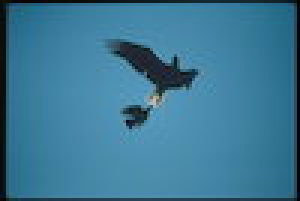
#> input picture datasets/testSample_copy.jpg, 100 x 67 px, found by its file name (shown 3 times larger)
$ python gausianMixtureModel.py
#> lines starting #> are read from the running program, lines starting #| are printed output that depends on the picture
'''
Working GMM

'''
import random
import glob, os
from PIL import Image
import numpy as np
import cv2
import PIL
from matplotlib import pyplot


def initialise_parameters(features, d=None, means=None, covariances=None, weights=None):
    """
    Initialises parameters: means, covariances, and mixing probabilities
    if undefined.

    Arguments:
    features -- input features data set
    """
    if not means or not covariances:
        val = 250
        n, m = features.shape
        # Shuffle features set
        indices = np.arange(n)
        np.random.shuffle(np.arange(n))
        features_shuffled = np.array([features[i] for i in indices])

        # Split into n_components subarrays
        divs = int(np.floor(n / k))
        features_split = [features_shuffled[i:i + divs] for i in range(0, n, divs)]

        # Estimate means/covariances (or both)
        if not means:
            means = []
            for i in range(k):
                rand_mean = random.randint(0, 255)
                means.append([rand_mean for j in range(d)])

        if not covariances:
            covariances = [val * np.identity(d) for i in range(k)]

    if not weights:
        weights = [float(1 / k) for i in range(k)]

    return (means, covariances, weights)


# gaussian function
def gau(mean, var, varInv, feature, d):
    var_det = np.linalg.det(var)
    a = np.sqrt(2 * (np.pi ** d)*var_det)
    b = np.exp(-0.5 * np.dot((feature - mean), np.dot(varInv, (feature - mean).transpose())))
    return b / a

def covar(resp, feature, mean):
    b = np.dot(resp,( np.dot((feature - mean), (feature - mean).transpose())))


# calculating responsibilities
def res(likelihoods):
    tempList = []
    for comp in likelihoods:
        tempList.append(comp / sum(likelihoods))
    return tempList


# calculating likelihoods
def likeli(mean, var, varInv, weights, feature, d):
    temp = []
    for x in range(k):
        temp.append(weights[x] * gau(mean[x], var[x], varInv[x], feature, d))
    return temp

def gmm(feat, k, d):
    # covariances_Inv = [np.linalg.inv(covariances[0]), np.linalg.inv(covariances[1]), np.linalg.inv(covariances[2])]
    N= len(feat)
    means, covariances, weights = initialise_parameters(features=feat, d=d)
    covariances_Inv = [np.linalg.inv(covariances[i]) for i in range(k)]

    meanPrev = [np.array([0, 0, 0]) for i in range(k)]
    iteration = []
    logLikelihoods = []
    counterr = 0

    # iterating until convergence is reached
    while sum(sum(np.absolute(np.asarray(means) - np.asarray(meanPrev)))) >= 3:
        resp = []
        likelihoods = []
        for feature in feat:
            classLikelihoods = likeli(means, covariances, covariances_Inv, weights, feature, d)
            rspblts = res(classLikelihoods)
            likelihoods.append(sum(classLikelihoods))
            resp.append(rspblts)

        logLikelihoods.append(sum(np.log(likelihoods)))

        nK = []
        for i in range(k):
            nK.append(sum(np.asarray(resp)[:, i:i + 1]))

        # nK = [sum(np.asarray(resp)[:, 0:1]), sum(np.asarray(resp)[:, 1:2]), sum(np.asarray(resp)[:, 2:3])]

        weights = [float(nK[i] / N) for i in range(k)]
        meanIterator = np.dot(np.asarray(resp).T, feat)

        # covarIterator = np.dot(np.asarray(resp).T, np.dot( feat-means, (feat - means).transpose()))


        # np.dot((feature - mean), np.dot(varInv, (feature - mean).transpose()))

        meanPrev = means
        # means = [meanIterator[0] / nK[0], meanIterator[1] / nK[1], meanIterator[2] / nK[2]]
        means = [meanIterator[i] / nK[i] for i in range(k)]
        counterr += 1
        iteration.append(counterr)

    resp = []

    for feature in feat:
        classLikelihoods = likeli(means, covariances, covariances_Inv, weights, feature, d)
        rspblts = res(classLikelihoods)
        resp.append(rspblts)

    return (resp, means)

def clustered_image(N, resp, means, o_shape, img):
    result = []
    counter = 0
    segmentedImage = np.zeros((N, np.shape(img)[2]), np.uint8)

    # assigning values to pixels of different segments
    for response in resp:
        maxResp = max(response)
        respmax = response.index(maxResp)
        result.append(respmax)
        segmentedImage[counter] = 255 - means[respmax]
        counter = counter + 1

    segmentedImage = segmentedImage.reshape(o_shape[0], o_shape[1], 3)
    return segmentedImage

def main(input_path, k):
    # reading image into matrix

#> called with k = 2
    img = cv2.imread(input_path)
#> img is the input picture: shape (67, 100, 3); mean B, G, R 149.3, 119.9, 59.8
    pyplot.subplot(2, 1, 1)
    pyplot.imshow(img)
    o_shape = img.shape
#> o_shape = (67, 100, 3)
    d = 3
    pixels = img.reshape(-1, d)

    # Total no of pixels
    N = len(pixels)
#> N = 6700
    resp, means = gmm(pixels, k, d)
#> in initialise_parameters, `features_split = [features_shuffled[i:i + divs] for i in range(0, n, d..`: features_split = 2 items
#> in gmm, `means, covariances, weights = initialise_parameters(features=feat, d=d)`: means = [[197, 197, 197], [215, 215, 215]]; covariances = [[[250, 0, 0], [0, 250, 0], [0, 0, 250]], [[250, 0, 0], [0, 250, 0], [0, 0, 250]]]; weights = [0.5, 0.5]
#> in gmm, `covariances_Inv = [np.linalg.inv(covariances[i]) for i in range(k)]`: covariances_Inv = [[[0.004, 0, 0], [0, 0.004, 0], [0, 0, 0.004]], [[0.004, 0, 0], [0, 0.004, 0], [0, 0, 0.004]]]
#> the loop in gmm, `while sum(sum(np.absolute(np.asarray(means) - np.asarray(meanPrev)))) ..` made 17 passes
#> the loop in gmm, `for feature in feat:` made 6700 passes
#> feature on passes 1 to 3: [0, 13, 19], [0, 17, 21], [1, 15, 14]

    segmentedImage = clustered_image(N, resp, means, o_shape, img)
#> the loop in clustered_image, `for response in resp:` made 6700 passes
#> response on passes 1 to 3: [1, 2e-33], [1, 1.22e-32], [1, 2.81e-33]
#> in clustered_image, `segmentedImage = segmentedImage.reshape(o_shape[0], o_shape[1], 3)`:
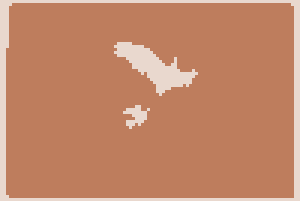
#> segmentedImage: shape (67, 100, 3) (shown 3 times larger); mean of channels 0, 1, 2 105, 134.7, 194.6; drawn as B, G, R
    pyplot.subplot(2, 1, 2)
    pyplot.imshow(segmentedImage)
    pyplot.show()
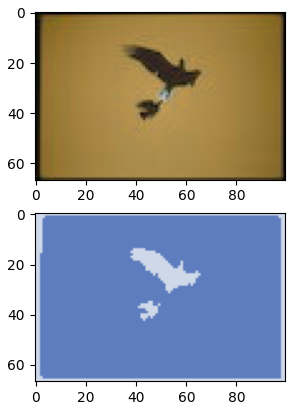
#> figure drawn by matplotlib, 2 panels; B, G, R data is drawn as R, G, B


# input_path = "/Users/Srikanth/PycharmProjects/DataMiningClass/datasets/testSample.jpg"
input_path = "/Users/Srikanth/PycharmProjects/DataMiningClass/datasets/testSample_copy.jpg"
# input_path = "/Users/Srikanth/PycharmProjects/DataMiningClass/datasets/42049.jpg"
k = 2
main(input_path, k)

# [10 lines of commented-out code are left out]
